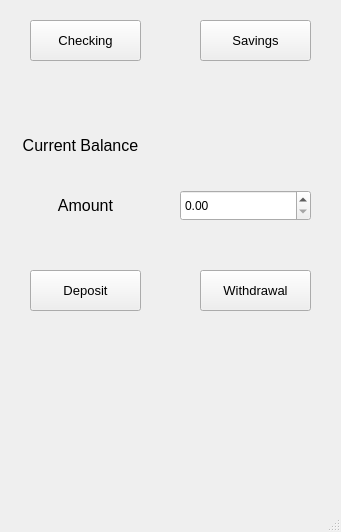
<?xml version="1.0" encoding="UTF-8"?>
<ui version="4.0">
 <class>Accounts</class>
 <widget class="QMainWindow" name="Accounts">
  <property name="geometry">
   <rect>
    <x>0</x>
    <y>0</y>
    <width>341</width>
    <height>532</height>
   </rect>
  </property>
  <property name="minimumSize">
   <size>
    <width>341</width>
    <height>172</height>
   </size>
  </property>
  <property name="maximumSize">
   <size>
    <width>100000</width>
    <height>100000</height>
   </size>
  </property>
  <property name="windowTitle">
   <string>Accounts</string>
  </property>
  <widget class="QWidget" name="centralwidget">
   <widget class="QLabel" name="cbalance">
    <property name="geometry">
     <rect>
      <x>30</x>
      <y>80</y>
      <width>111</width>
      <height>31</height>
     </rect>
    </property>
    <property name="font">
     <font>
      <pointsize>11</pointsize>
     </font>
    </property>
    <property name="text">
     <string/>
    </property>
    <property name="alignment">
     <set>Qt::AlignCenter</set>
    </property>
   </widget>
   <widget class="QLabel" name="sbalance">
    <property name="geometry">
     <rect>
      <x>200</x>
      <y>80</y>
      <width>111</width>
      <height>31</height>
     </rect>
    </property>
    <property name="font">
     <font>
      <pointsize>11</pointsize>
     </font>
    </property>
    <property name="text">
     <string/>
    </property>
    <property name="alignment">
     <set>Qt::AlignCenter</set>
    </property>
   </widget>
   <widget class="QPushButton" name="checking_button">
    <property name="geometry">
     <rect>
      <x>30</x>
      <y>20</y>
      <width>111</width>
      <height>41</height>
     </rect>
    </property>
    <property name="font">
     <font>
      <pointsize>10</pointsize>
     </font>
    </property>
    <property name="text">
     <string>Checking</string>
    </property>
   </widget>
   <widget class="QPushButton" name="savings_button">
    <property name="geometry">
     <rect>
      <x>200</x>
      <y>20</y>
      <width>111</width>
      <height>41</height>
     </rect>
    </property>
    <property name="font">
     <font>
      <pointsize>10</pointsize>
     </font>
    </property>
    <property name="text">
     <string>Savings</string>
    </property>
   </widget>
   <widget class="QLabel" name="balancetitle">
    <property name="geometry">
     <rect>
      <x>20</x>
      <y>130</y>
      <width>121</width>
      <height>31</height>
     </rect>
    </property>
    <property name="font">
     <font>
      <pointsize>12</pointsize>
     </font>
    </property>
    <property name="text">
     <string>Current Balance</string>
    </property>
    <property name="alignment">
     <set>Qt::AlignCenter</set>
    </property>
   </widget>
   <widget class="QLabel" name="balance">
    <property name="geometry">
     <rect>
      <x>150</x>
      <y>130</y>
      <width>171</width>
      <height>31</height>
     </rect>
    </property>
    <property name="font">
     <font>
      <pointsize>10</pointsize>
     </font>
    </property>
    <property name="text">
     <string/>
    </property>
    <property name="alignment">
     <set>Qt::AlignRight|Qt::AlignTrailing|Qt::AlignVCenter</set>
    </property>
   </widget>
   <widget class="QPushButton" name="deposit_button">
    <property name="geometry">
     <rect>
      <x>30</x>
      <y>270</y>
      <width>111</width>
      <height>41</height>
     </rect>
    </property>
    <property name="minimumSize">
     <size>
      <width>111</width>
      <height>41</height>
     </size>
    </property>
    <property name="maximumSize">
     <size>
      <width>111</width>
      <height>41</height>
     </size>
    </property>
    <property name="font">
     <font>
      <pointsize>10</pointsize>
     </font>
    </property>
    <property name="text">
     <string>Deposit</string>
    </property>
   </widget>
   <widget class="QPushButton" name="withdrawal_button">
    <property name="geometry">
     <rect>
      <x>200</x>
      <y>270</y>
      <width>111</width>
      <height>41</height>
     </rect>
    </property>
    <property name="font">
     <font>
      <pointsize>10</pointsize>
     </font>
    </property>
    <property name="text">
     <string>Withdrawal</string>
    </property>
   </widget>
   <widget class="QLabel" name="amount">
    <property name="geometry">
     <rect>
      <x>30</x>
      <y>190</y>
      <width>111</width>
      <height>31</height>
     </rect>
    </property>
    <property name="font">
     <font>
      <pointsize>12</pointsize>
     </font>
    </property>
    <property name="text">
     <string>Amount</string>
    </property>
    <property name="alignment">
     <set>Qt::AlignCenter</set>
    </property>
   </widget>
   <widget class="QLabel" name="final_message">
    <property name="geometry">
     <rect>
      <x>30</x>
      <y>360</y>
      <width>281</width>
      <height>111</height>
     </rect>
    </property>
    <property name="text">
     <string/>
    </property>
    <property name="alignment">
     <set>Qt::AlignLeading|Qt::AlignLeft|Qt::AlignVCenter</set>
    </property>
   </widget>
   <widget class="QDoubleSpinBox" name="doubleSpinBox">
    <property name="geometry">
     <rect>
      <x>180</x>
      <y>190</y>
      <width>131</width>
      <height>31</height>
     </rect>
    </property>
    <property name="font">
     <font>
      <pointsize>9</pointsize>
     </font>
    </property>
    <property name="maximum">
     <double>100000000000.000000000000000</double>
    </property>
   </widget>
  </widget>
  <widget class="QMenuBar" name="menubar">
   <property name="geometry">
    <rect>
     <x>0</x>
     <y>0</y>
     <width>341</width>
     <height>21</height>
    </rect>
   </property>
  </widget>
  <widget class="QStatusBar" name="statusbar"/>
 </widget>
 <resources/>
 <connections/>
</ui>
